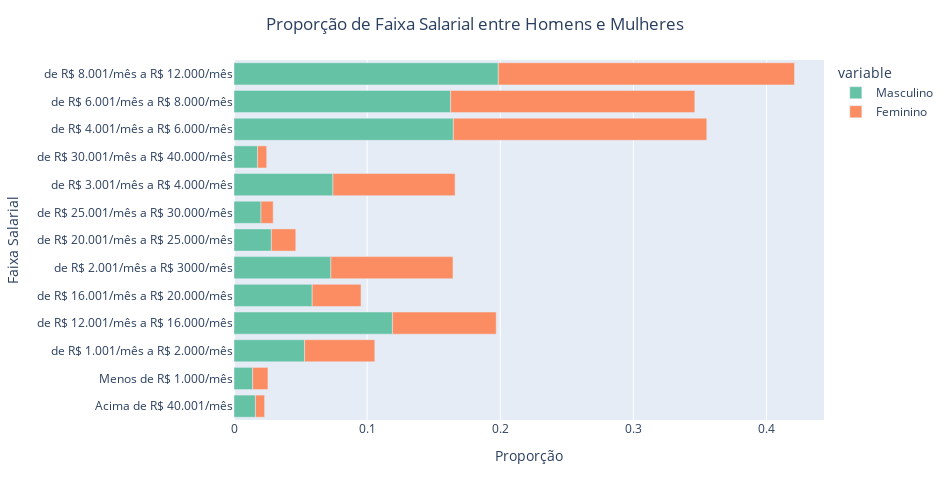

This figure's notebook cell:
### Code cell
data = pd.DataFrame(df.loc[df['Genero']=='Masculino', 'Faixa salarial'].value_counts(normalize=True, sort=True))
data_m = pd.DataFrame(df.loc[df['Genero']=='Feminino', 'Faixa salarial'].value_counts(normalize=True, sort=True))
data = data.join(data_m, how='outer', lsuffix='_m', rsuffix='_f')
data.rename(columns={'Faixa salarial_f':'Feminino', 'Faixa salarial_m': 'Masculino'}, inplace=True)
fig = px.bar(data, orientation='h', color_discrete_sequence=color_pal)

fig.update_layout(width=950, height=500, 
                  title_text='Proporção de Faixa Salarial entre Homens e Mulheres',
                  title_x=0.50,
                  yaxis_title='Faixa Salarial', 
                  xaxis_title='Proporção',
                  )


fig.show()

### Figure 1 — Plotly figure (JSON) as saved in the notebook; plotly's stock layout.template omitted (floating-point values rounded to 4 significant figures)
{"data": [{"alignmentgroup": "True", "hovertemplate": "variable=Masculino<br>value=%{x}<br>index=%{y}<extra></extra>", "legendgroup": "Masculino", "marker": {"color": "#66c2a5", "pattern": {"shape": ""}}, "name": "Masculino", "offsetgroup": "Masculino", "orientation": "h", "showlegend": true, "textposition": "auto", "type": "bar", "x": [0.01611, 0.01403, 0.05301, 0.119, 0.05873, 0.07277, 0.02807, 0.02027, 0.07432, 0.01767, 0.1648, 0.1627, 0.1985], "xaxis": "x", "y": ["Acima de R$ 40.001/mês", "Menos de R$ 1.000/mês", "de R$ 1.001/mês a R$ 2.000/mês", "de R$ 12.001/mês a R$ 16.000/mês", "de R$ 16.001/mês a R$ 20.000/mês", "de R$ 2.001/mês a R$ 3000/mês", "de R$ 20.001/mês a R$ 25.000/mês", "de R$ 25.001/mês a R$ 30.000/mês", "de R$ 3.001/mês a R$ 4.000/mês", "de R$ 30.001/mês a R$ 40.000/mês", "de R$ 4.001/mês a R$ 6.000/mês", "de R$ 6.001/mês a R$ 8.000/mês", "de R$ 8.001/mês a R$ 12.000/mês"], "yaxis": "y"}, {"alignmentgroup": "True", "hovertemplate": "variable=Feminino<br>value=%{x}<br>index=%{y}<extra></extra>", "legendgroup": "Feminino", "marker": {"color": "#fc8d62", "pattern": {"shape": ""}}, "name": "Feminino", "offsetgroup": "Feminino", "orientation": "h", "showlegend": true, "textposition": "auto", "type": "bar", "x": [0.006881, 0.01147, 0.05275, 0.07798, 0.0367, 0.09174, 0.01835, 0.009174, 0.09174, 0.006881, 0.1904, 0.1835, 0.2225], "xaxis": "x", "y": ["Acima de R$ 40.001/mês", "Menos de R$ 1.000/mês", "de R$ 1.001/mês a R$ 2.000/mês", "de R$ 12.001/mês a R$ 16.000/mês", "de R$ 16.001/mês a R$ 20.000/mês", "de R$ 2.001/mês a R$ 3000/mês", "de R$ 20.001/mês a R$ 25.000/mês", "de R$ 25.001/mês a R$ 30.000/mês", "de R$ 3.001/mês a R$ 4.000/mês", "de R$ 30.001/mês a R$ 40.000/mês", "de R$ 4.001/mês a R$ 6.000/mês", "de R$ 6.001/mês a R$ 8.000/mês", "de R$ 8.001/mês a R$ 12.000/mês"], "yaxis": "y"}], "layout": {"barmode": "relative", "height": 500, "legend": {"title": {"text": "variable"}, "tracegroupgap": 0}, "margin": {"t": 60}, "title": {"text": "Proporção de Faixa Salarial entre Homens e Mulheres", "x": 0.5}, "width": 950, "xaxis": {"anchor": "y", "domain": [0, 1], "title": {"text": "Proporção"}}, "yaxis": {"anchor": "x", "domain": [0, 1], "title": {"text": "Faixa Salarial"}}}}
